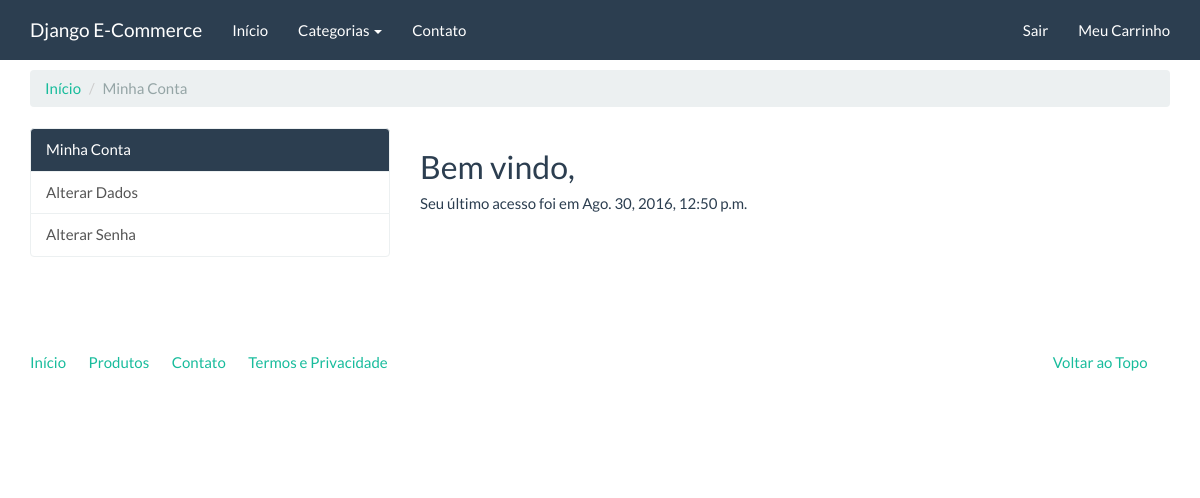
/conta/ (signed in), run on an earlier commit of the app's database.
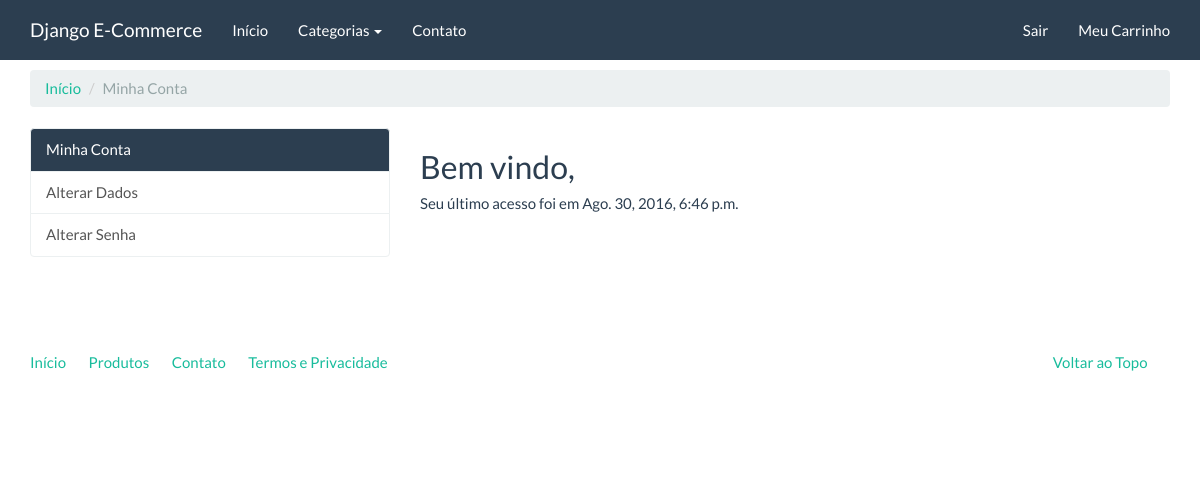
And on a later commit of the database.
### accounts/models.py (models this page shows, shortened)
class User(AbstractBaseUser, PermissionsMixin):
    username = models.CharField(
        'Apelido / Usuário', max_length=30, unique=True, validators=[
            validators.RegexValidator(
                re.compile('^[\w.@+-]+$'),
                'Informe um nome de usuário válido. '
                'Este valor deve conter apenas letras, números e os caracteres: @/./+/-/_ .', 'invalid'
            )
        ], help_text='Um nome curto que será usado para identificá-lo de forma única na plataforma'
    )
    name = models.CharField('Nome', max_length=100, blank=True)
    email = models.EmailField('E-mail', unique=True)
    is_staff = models.BooleanField('Equipe', default=False)
    is_active = models.BooleanField('Ativo', default=True)
    date_joined = models.DateTimeField('Data de Entrada', auto_now_add=True)
    USERNAME_FIELD = 'username'
    REQUIRED_FIELDS = ['email']
    objects = UserManager()
    class Meta:
        verbose_name = 'Usuário'
        verbose_name_plural = 'Usuários'

### accounts/views.py (the view)
class IndexView(LoginRequiredMixin, TemplateView):
    template_name = 'accounts/index.html'

### catalog/context_processors.py (called while the page is built)
def categories(request):
    return {
        'categories': Category.objects.all()
    }

### catalog/models.py (called while the page is built)
    def get_absolute_url(self):
        return reverse('catalog:category', kwargs={'slug': self.slug})

    def __str__(self):
        return self.name

### accounts/templates/accounts/index.html (shortened to what this page needs)
{% extends "base.html" %}
{% block container %}
    <ol class="breadcrumb">
        <li><a href="{% url 'index' %}">Início</a></li>
        {% block user_breadcrumb %}
            <li class="active">Minha Conta</li>
        {% endblock user_breadcrumb %}
    </ol>
    <div class="row">
        <div class="col-md-4">
            <div class="list-group">
                <a href="#" class="list-group-item active">Minha Conta</a>
                <a href="{% url 'accounts:update_user' %}" class="list-group-item">Alterar Dados</a>
                <a href="{% url 'accounts:update_password' %}" class="list-group-item">Alterar Senha</a>
            </div>
        </div>
        <div class="col-md-8">
            {% block accounts_container %}
            {% if user %}
            <h2>Bem vindo, {{ user.name }}</h2>
            <h5>Seu último acesso foi em {{ user.last_login|default:'Esse é o seu primeiro acesso' }}</h5>
            {% endif %}
            {% endblock accounts_container %}
        </div>
    </div>
{% endblock container %}

What changed in the data, as far as the page shows it:
changed User: last_login "Ago. 30, 2016, 12:50 p.m." → "Ago. 30, 2016, 6:46 p.m."
